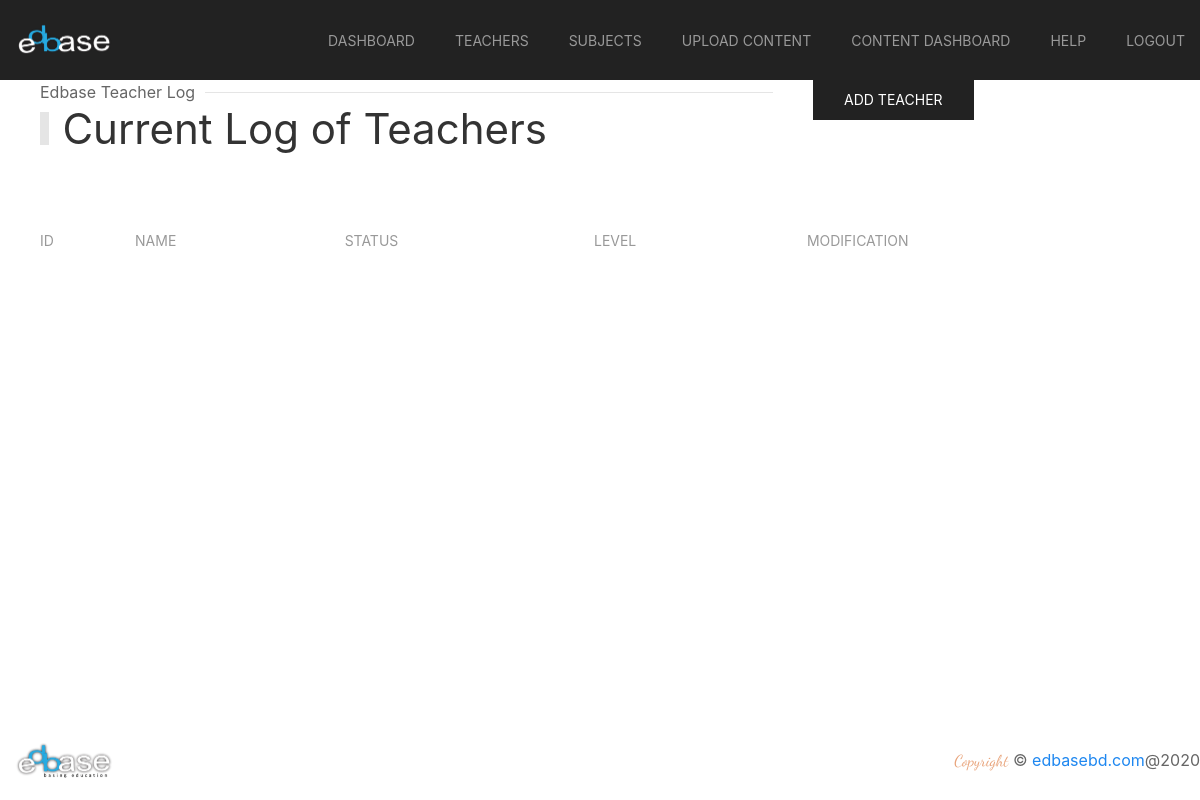
The page /teachers/ on the database as committed earlier.
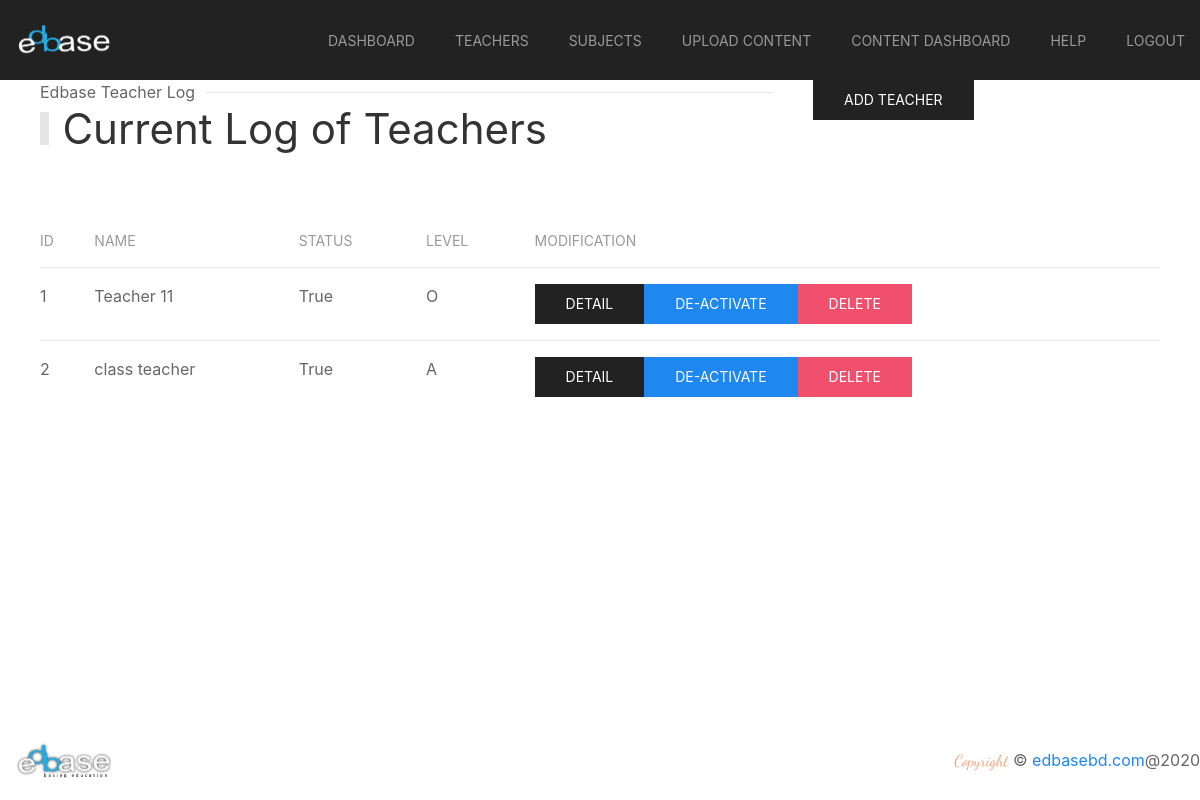
The same page on the database as committed later.
### applicant/models.py (models this page shows, shortened)
class Teacher(models.Model):
    user = models.OneToOneField(User, on_delete=models.CASCADE)
    name = models.CharField(max_length=128, null=True, blank=True)
    status = models.BooleanField(default=True, null=True, blank=True)
    level = models.CharField(max_length=128, null=True, blank=True)
    created_at = models.DateTimeField(auto_now_add=True, null=True, blank=True)

### applicant/views.py (the view)
# urls.py: path('teachers/', views.teachers, name='teachers'),
def teachers(request):
    teachers = Teacher.objects.all()
    return render(request, 'teachers.html', {'data': teachers})

### applicant/templates/teachers.html
{% extends 'base.html' %}
{% load static %}
{% block content %}
    <section class="main-section">
        {% include 'admin_nav.html' %}
    </section>
    <section id="student-list">
        <div class="uk-container">
            <div uk-grid>
                <div class="uk-width-2-3@m">
                    <div class="head">
                        <h1 class="uk-heading-bullet">Current Log of Teachers</h1>
                        <p class="uk-heading-line"><span>Edbase Teacher Log</span></p>
                    </div>
                </div>
                <div class="uk-width-expand@m">
                    <a href="{% url 'addteacher' %}" class="uk-button uk-button-secondary">Add Teacher</a>
                </div>
            </div>
            <div class="uk-child-width-1@m" uk-grid>
                <div class="uk-margin-large">
                    <table class="uk-table uk-table-justify uk-table-hover uk-table-divider">
                        <thead>
                            <tr>
                                <th>id</th>
                                <th>Name</th>
                                <th>Status</th>
                                <th>Level</th>
                                <th>Modification</th>
                            </tr>
                        </thead>
                        <tbody>
                            {% for teacher in data %}
                            <tr>
                                <td>{{ teacher.id }}</td>
                                <td>{{ teacher.name }}</td>
                                <td>{{ teacher.status }}</td>
                                <td>{{ teacher.level }}</td>
                                <td class="uk-flex">
                                    <a href="#" class="uk-button uk-button-secondary">Detail</a>
                                    <a href="#" class="uk-button uk-button-primary">Activate</a>
                                    <a href="#" class="uk-button uk-button-primary">De-Activate</a>
                                    <a href="{% url 'deleteteacher' teacher.id %}" class="uk-button uk-button-danger">Delete</a>
                                </td>
                            </tr>
                            {% endfor %}
                        </tbody>
                    </table>
                </div>
            </div>
        </div>
    </section>
    <section id="footer">
        <div class="uk-padding">
            <div class="uk-flex uk-flex-wrap uk-flex-wrap-around uk-flex-between uk-flex-middle uk-position-bottom">
                <a class="uk-navbar-item uk-logo logo-size" href="/"><img src="/static/img/edbase.png" alt="zeros"></a>
                <p class="uk-text-center"> <span class="zeros-sub-head copy">Copyright</span>  © <a href="/">edbasebd.com</a>@2020</p>
            </div>
        </div>
    </section>
{% endblock %}

Rows that differ between the two databases and show on the page:
added Teacher: id "1", name "Teacher 11", status "True", level "O"
added Teacher: id "2", name "class teacher", status "True", level "A"
